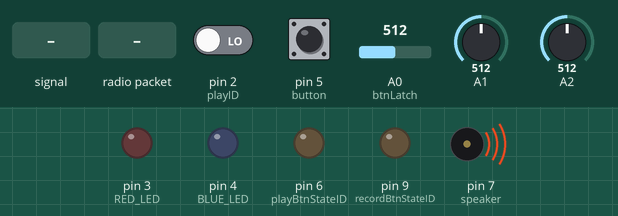
This sketch was run on a simulated Arduino Uno, built with avr-gcc and run on an emulated ATmega328P. Shown: output pins drawn as LEDs (lit = HIGH), buzzer (waves = sounding). The inputs (shaded band) are chosen by the test bench; at power-on: A0 (btnLatch) = 512, pin 5 (button) HIGH, pin 2 (playID) LOW, A1 = 512, A2 = 512. No radio packets arrive unless stated.

Above: at 1.2 s.
1.3 s: A0 (btnLatch) fed a 200 Hz sine of ±460 counts around its level
4.3 s: A0 (btnLatch) set to 0
At 5.5 s:
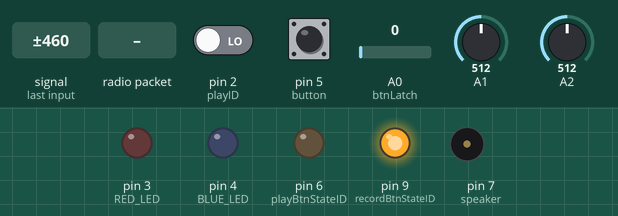
5.8 s: A0 (btnLatch) set to 122
At 6.8 s:
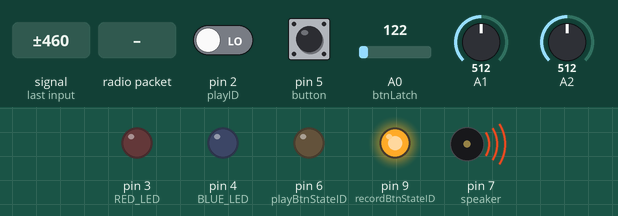
7.3 s: radio packet "1" arrives
At 8.0 s:
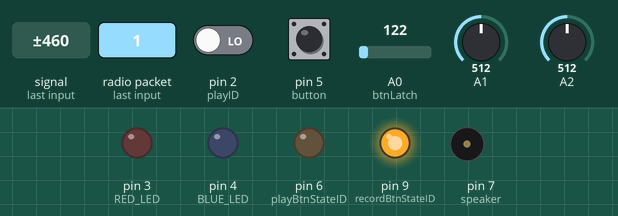
8.8 s: pin 5 (button) pulled LOW for 0.15 s
At 9.8 s:
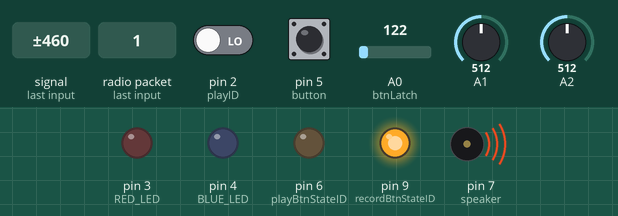
Timing chart, 0 to 11.4 s (numbered marks = the images above; inputs shaded):
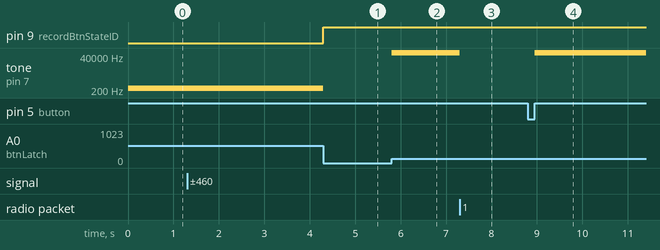

The sketch:

PianoFinal.ino
```cpp
#include <SPI.h>
#include <RH_NRF24.h>
// Singleton instance of the radio driver
RH_NRF24 nrf24;

int recordBtnStateID = 9;
int recordID = 0;
int playID = 2;
int playBtnStateID = 6;
int size_ = 10;
int nodes[10][2];
int TOL = 6;
int minBand = 0;
int maxBand = 1024;
int BLUE_LED = 4;
int RED_LED = 3;
int button = 5;
int ledTick = 0;
int ax = 0, ay = 0, az = 0;
bool flash = 0;
void setup() {
  // put your setup code here, to run once:
  Serial.begin(9600);
  pinMode(recordID, INPUT);
  pinMode(playID, INPUT);
  pinMode(BLUE_LED, OUTPUT);
  pinMode(RED_LED, OUTPUT);
  pinMode(recordBtnStateID, OUTPUT);
  pinMode(playBtnStateID, OUTPUT);
  for (int i = 0; i < size_; i++) {
    nodes[i][0] = 0;
    nodes[i][1] = 0;
  }
  minBand = (analogRead(A1)) / 2;
  maxBand = (analogRead(A2)) / 2 + 510;

  while (!Serial);
  if (!nrf24.init())
    Serial.println("init failed");
  // Defaults after init are 2.402 GHz (channel 2), 2Mbps, 0dBm
  if (!nrf24.setChannel(2))
    Serial.println("setChannel failed");
  if (!nrf24.setRF(RH_NRF24::DataRate2Mbps, RH_NRF24::TransmitPower0dBm))
    Serial.println("setRF failed");
}

bool recordBtnState = false;
bool playBtnState = false;
int speaker = 7;
bool changed = false;
bool changed0 = false;
int frequency = 0;
//recording vars
int ticks = 0;
int nodeIndex = 0;
int pastFrequency = 0;
bool changed1 = false;
bool digitBtn = false;

void loop() {
  btnLatch();
  wristbandReceiver() ;
  //  Serial.println(frequency);
  if (recordBtnState) {

    if (abs(pastFrequency - frequency) >= TOL * 2 && analogRead(A0) != 0) {
      if (pastFrequency <= 0)
        nodes[nodeIndex][0] = 0;
      else
        nodes[nodeIndex][0] = pastFrequency;
      nodes[nodeIndex][1] = ticks + 1;
      nodeIndex++;
      pastFrequency = frequency;
    }

  } else if (!playBtnState) {
    nodeIndex = 0;
    ticks = 0;
  }
  if (nodeIndex >= size_) {
    recordBtnState = false;
    playBtnState = false;
    ticks = 0;
    nodeIndex = 0;
  }
  if (playBtnState) {
    //    Serial.println(nodeIndex);
    if (nodes[nodeIndex][0] > 0) {
      if(!(digitBtn&&az<=-10)){
        tone( speaker, nodes[nodeIndex][0]+ay*5*(digitBtn), 100+(ax*20+360)*digitBtn);
        delayMicroseconds(100+(ax*20+360)*digitBtn);
      }
    }
    if (ticks >= nodes[nodeIndex][1]) {
      nodeIndex++;
      if (nodeIndex >= size_) {
        nodeIndex = 0;
        ticks = 0;
      }
    }
  } else {
    //    Serial.println(nodeIndex);
    frequencyTuner();
    if (analogRead(A0) != 0 &&!(digitBtn&&az<=-10))
      tone( speaker, frequency, 100+(ax*20+360)*digitBtn);
    else
      noTone(speaker);
  }
  ticks++;

  //signal for wireless on
  ledTick++;
  if (ledTick % 50 == 0)
    flash = !flash;
  if (ledTick > 1000)
    ledTick = 0;
}

void btnLatch() {
  while (analogRead(A0) == 0 && digitalRead(recordID) == 0 && !changed && !playBtnState) {
    changed = true;
    recordBtnState = !recordBtnState;
  }
  if (digitalRead(recordID) == 1)
    changed = false;

  while (analogRead(A0) == 0 && digitalRead(playID) == 1 && !changed0 && !recordBtnState) {
    changed0 = true;
    playBtnState = !playBtnState;
  }
  if (digitalRead(playID) == 0)
    changed0 = false;
  digitalWrite(recordBtnStateID, recordBtnState);
  digitalWrite(playBtnStateID, playBtnState);
}

void frequencyTuner() {
  int oldfrequency = frequency;
  minBand = (analogRead(A1)) / 2;
  maxBand = (analogRead(A2)) / 2 + 510;
  frequency = minBand + ((analogRead(A0) - 510) / 510.0 * (maxBand - minBand))+ay*5*(digitBtn);
  if (abs(oldfrequency - frequency) <= TOL)
    frequency = oldfrequency;
}


void wristbandReceiver() {
  while (digitalRead(button) == 1 && !changed1) {
    changed1 = true;
    digitBtn = !digitBtn;
  }
  if (digitalRead(button) == 0)
    changed1 = false;
  if (digitBtn) {

    if (nrf24.available())
    {
      // Should be a message for us now
      uint8_t buf[RH_NRF24_MAX_MESSAGE_LEN];
      uint8_t len = sizeof(buf);
      if (nrf24.recv(buf, &len))
      {
        //      NRF24::printBuffer("request: ", buf, len);
//        Serial.print("got request: ");
        ax = (int)buf[0];
        ay = (int)buf[1];
        az = (int)buf[2];

        if (ax > 126)
          ax = ax - 255;
        if (ay > 126)
          ay = ay - 255;
        if (az > 126)
          az = az - 255;
  ay=-ay;
//        Serial.print(ax);
//        Serial.print(" | ");
//        Serial.print(ay);
//        Serial.print(" | ");
//        Serial.println(az);
//

        // Send a reply
//        uint8_t data[] = "And hello back to you";
//        nrf24.send(data, sizeof(data));
//        nrf24.waitPacketSent();
          digitalWrite (BLUE_LED, flash);
      }
      else
      {
        Serial.println("recv failed");
      }
    }

  } else {
    digitalWrite (RED_LED, LOW);
    digitalWrite (BLUE_LED, LOW);
  }
}
```

Measured:
- after the input at 4.3 s, pin 9 (recordBtnStateID): LOW → HIGH at once; tone on pin 7 (speaker): 258 Hz → silent at once
- after the input at 5.8 s, tone on pin 7 (speaker): silent → 65404 Hz at once
- after the input at 7.3 s, tone on pin 7 (speaker): 65404 Hz → silent at once
- after the input at 8.8 s, tone on pin 7 (speaker): silent → 65404 Hz after 0.15 s
